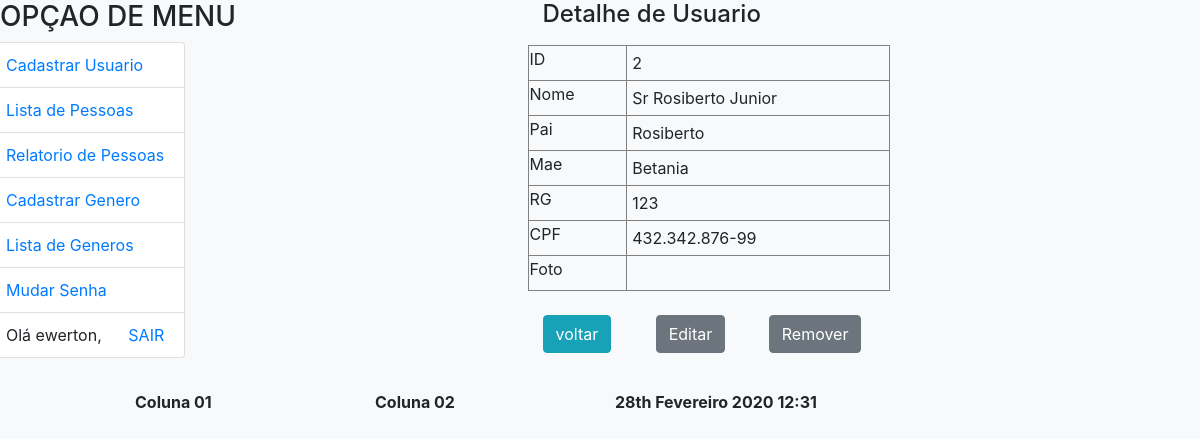
The app's page /pessoa/usuario_detalhe/2/ (signed in), older data.
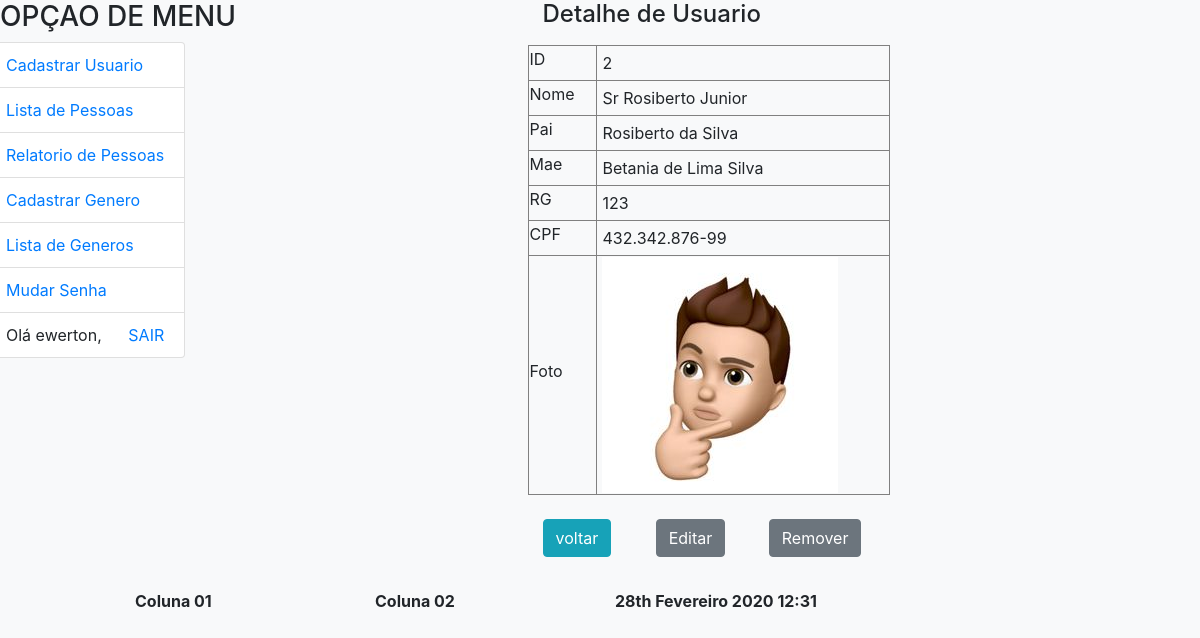
The same page, newer data.
### pessoa/models.py (models this page shows, shortened)
class Pessoa(models.Model):
    nome=models.CharField(
        max_length=100,
        null=False,
        blank=False,
        help_text='Escreva aqui o seu nome completo',
        verbose_name='Nome Completo',
        error_messages={
            'null':'Valor nulo nao permitido',
            'blank': 'Valor vazio',
        }
    )
    genero=models.ForeignKey(Genero)
    rg=models.IntegerField(
        help_text='Escreva aqui somente os numeros do RG',
        verbose_name='Número do RG',
        unique=True,
    )
    cpf=models.CharField(
        max_length=15,
        help_text='Escreva aqui somente os numeros do CPF',
        verbose_name='Número do CPF',
        unique=True,
        db_index=True,
    )
    estadocivil=models.CharField(
        max_length=20,
        choices=[
            ('S','Solteiro'),
            ('C','Casado'),
            ('V','Viúvo'),
            ('D','Desquitado'),
            ('U','União Estável'),
        ],
        error_messages={
            'invalid_choice':'Valor nao permitido',
        },
        default='S',
        db_index=True,
        verbose_name='Estado Cívil',
    )
    pai=models.CharField(
        max_length=100,
        help_text='Escreva aqui nome completo do seu pai',
        verbose_name='Nome do Pai',
    )
    mae=models.CharField(
        max_length=100,
        help_text='Escreva aqui nome completo do sua mae',
        verbose_name='Nome da Mãe',
    )
    email=models.CharField(
        max_length=200,
        help_text='Escreva aqui o seu e-mail',
        verbose_name='E-Mail',
    )
    telefone=models.CharField(
        max_length=15,
        help_text='Escreva aqui o numero de seu telefone (xx) 99999-9999',
        verbose_name='Telefone',
    )
    idade=models.IntegerField(
        default=0,
        help_text='Coloque aqui sua idade',
        validators=[validate_even],
        verbose_name='Idade',
    )
    foto=models.ImageField(
        upload_to='pessoa_fotos/',
        default='pessoa_fotos/none.jpg',
        blank=True,
        null=True,
        help_text = 'Escolha uma foto para o seu perfil',
        verbose_name = 'Foto',
    )
    dt_log=models.DateField(
        auto_now=True,
        editable=False,
        verbose_name='Dt Criação',
    )
    def getPronomeTratamento (self):
        sx = str(self.genero)[0].upper()
        if sx == 'M':
            ptr = 'Sr'
        elif sx == 'F':
            ptr = 'Sra'
        else:
            ptr = ''
        return ptr
    class Meta:
        ordering = ['nome', 'idade']
        verbose_name = 'pessoa'
        verbose_name_plural = 'pessoas'

### pessoa/views.py (the view)
# urls.py: url(r'^usuario_detalhe/(?P<p_id>[0-9]{,2})/$', views.pessoa_usuario_detalhe, name='pessoa_usuario_detalhe'),
def pessoa_usuario_detalhe(request, p_id):
    if not(request.user.is_authenticated):
       return redirect('login')
    else:
        dados = Pessoa.objects.select_related().get(id=p_id)
        result = []
        result.append(Obj_Detalhe('ID',dados.id))
        result.append(Obj_Detalhe('Nome',dados.getPronomeTratamento() + ' ' + dados.nome))
        result.append(Obj_Detalhe('Pai',dados.pai))
        result.append(Obj_Detalhe('Mae',dados.mae))
        result.append(Obj_Detalhe('RG',dados.rg))
        result.append(Obj_Detalhe('CPF',dados.cpf))
        url_img = ''
        if dados.foto:
            url_img = dados.foto.url
        result.append(Obj_Detalhe('Foto',"<img src='" + url_img + "' class='img-fluid' />"))
    contexto = {
        'detalhe':result,
        'titulo':'Usuario',
        'url_edicao':'/pessoa/usuario_edicao/'+str(p_id)+'/',
        'url_remocao':'/pessoa/usuario_remove/'+str(p_id)+'/',
    }
    return render(request, 'pessoa/detalhe.html', contexto)

### pessoa/models.py (called while the page is built)
    def __str__(self):
        return self.descricao

### pessoa/templates/pessoa/detalhe.html (shortened to what this page needs)
{% extends 'pessoa/base.html' %}
{% block main %}{% endblock%}

### pessoa/templates/pessoa/base.html (shortened to what this page needs)
{% include 'pessoa/_header.html' %}
<body class="bg-light">
    <div class="row">
        <div class="col-md-5 mb-3">
            <h3>OPÇAO DE MENU</h3>
            <div class="row">
                <ul class="list-group mb-3">
                    <li class="list-group-item d-flex justify-content-between lh-condensed">
                        <a href="/pessoa/usuario/"> Cadastrar Usuario</a>
                    </li>
                    <li class="list-group-item d-flex justify-content-between lh-condensed">
                        <a class=”nav-link” href="{% url 'pessoa_usuario_lista' %}"> Lista de Pessoas</a>
                    </li>
                    <li class="list-group-item d-flex justify-content-between lh-condensed">
                        <a class=”nav-link” href="{% url 'pessoa_usuario_relatorio' %}"> Relatorio de Pessoas</a>
                    </li>
                    <li class="list-group-item d-flex justify-content-between lh-condensed">
                        <a href="/pessoa/genero/"> Cadastrar Genero</a>
                    </li>
                    <li class="list-group-item d-flex justify-content-between lh-condensed">
                        <a class=”nav-link” href="{% url 'pessoa_genero_lista' %}"> Lista de Generos</a>
                    </li>
                    {% if user.is_authenticated %}
                    <li class="list-group-item d-flex justify-content-between lh-condensed">
                        <a class=”nav-link” href="{% url 'alterar-senha' %}"> Mudar Senha</a>
                    </li>
                    {% endif %}
                    <li class="list-group-item d-flex justify-content-between lh-condensed">
                        {% if user.is_authenticated %}
                            Olá {{ user.username }},
                        {% endif %}
                        <a class=”nav-link” href="{% url 'logout' %}">SAIR</a>
                    </li>
                </ul>
            </div>
        </div>
        <div class="col-md-5 mb-3">
            <div class="container">
                {% block main %}
                {% endblock %}
            </div>
        </div>
    </div>
{% include 'pessoa/_footer.html' %}

### pessoa/templates/pessoa/_header.html (shortened to what this page needs)
{% load static %}
<!DOCTYPE html>
<html lang="pt-br">
<head>
    <link rel="stylesheet" href="{% static 'bootstrap.min.css' %}">
    <link rel="stylesheet" href="{% static 'form-validation.css' %}">
</head>

### pessoa/templates/pessoa/_footer.html (shortened to what this page needs)
</html>

### files_html/form-validation.css (style rules this page uses)
.container { max-width: 960px; }
.lh-condensed { line-height: 1.25; }

Row changes from the older to the newer data that the page shows:
changed Pessoa: pai+mae+cpf "Detalhe de Usuario ID 2 Nome Sr Rosiberto Junior Pai Rosiberto Mae Betania RG 123 CPF 432.342.876-99 Foto voltar Editar Remover" → "Detalhe de Usuario ID 2 Nome Sr Rosiberto Junior Pai Rosiberto da Silva Mae Betania de Lima Silva RG 123 CPF 432.342.876-99 Foto voltar Editar Remover"; pai+mae+cpf: picture added
